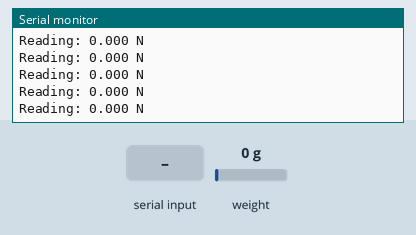
Recording of a sketch running on a simulated Arduino Uno, built with avr-gcc and run on an emulated ATmega328P. Parts: the last lines printed to the serial monitor. The test bench sets the inputs (shaded band); at power-on: weight on the scale 0 g. Storage starts empty.

Above: at 3.2 s.
3.3 s: weight on the scale set to 100 g
At 3.35 s:
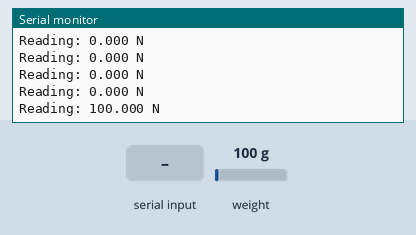
6.3 s: "t\n" received over Serial
At 7.5 s:
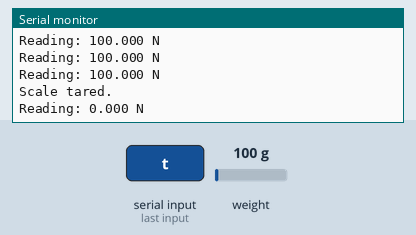
8.8 s: weight on the scale set to 1250 g
At 8.92 s:
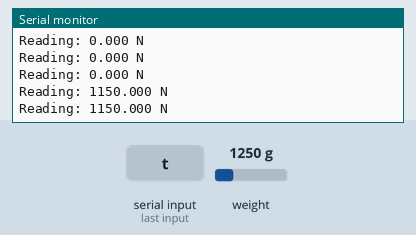
Timing chart, 0 to 11.8 s (numbered marks = the images above; inputs shaded):
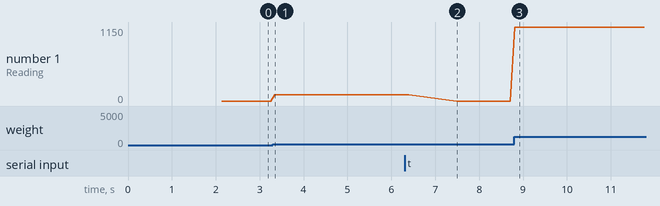

The sketch:

celuladeCarga_funcionando.ino
```cpp
#include "HX711.h"
#include <SD.h>
#include <SPI.h>
#include <stdio.h>

#define calibration_factor 870 // Fator de calibração obtido previamente em outro código
#define LOADCELL_DOUT_PIN  A1
#define LOADCELL_SCK_PIN  A0

#define SD_CS_PIN 10 // Pin onde se conecta pino CS do leitor SD

char contagem = 0;
HX711 scale;
File dataFile;

void write_on_SD(float dado) {
  if (dataFile) {
    dataFile.print(dado);
    dataFile.print(" N");
    dataFile.print("\n");
    dataFile.flush(); // Ensure the data is written to the file
  } else {
    Serial.println("Error: Could not write to SD card.");
  }
}

void setup() {
  Serial.begin(9600);
  Serial.println("HX711 scale demo");

  // Initialize HX711
  scale.begin(LOADCELL_DOUT_PIN, LOADCELL_SCK_PIN);
  scale.set_scale(calibration_factor); // This value is obtained by using the SparkFun_HX711_Calibration sketch
  scale.tare(); // Assuming there is no weight on the scale at start up, reset the scale to 0
  Serial.begin(9600);
  Serial.println("HX711 scale demo");

  // Initialize HX711
  scale.begin(LOADCELL_DOUT_PIN, LOADCELL_SCK_PIN);
  scale.set_scale(calibration_factor); // This value is obtained by using the SparkFun_HX711_Calibration sketch
  scale.tare(); // Assuming there is no weight on the scale at start up, reset the scale to 0

  // Initialize SD card
  if (!SD.begin(SD_CS_PIN)) {
    //Serial.println("Error initializing SD card.");
    return;
  } else {
    Serial.println("SD card initialized successfully.");
  }

  // Open or create the file on the SD card
  dataFile = SD.open("data.txt", FILE_WRITE);
  if (!dataFile) {
    Serial.println("Error opening data.txt on SD card.");
    return;
  } else {
    Serial.println("data.txt opened successfully.");
  }

  Serial.println("Readings:");
}

void taragem() {
  if (Serial.available()) {
    char cara = Serial.read();
    if (cara == 't') {
      scale.tare();
      Serial.println("Scale tared.");
    }
  }
}

void loop() {
  float dado = scale.get_units();
  Serial.print("Reading: ");
  Serial.print(dado, 3); // scale.get_units() returns a float
  Serial.print(" N"); // You can change this to kg but you'll need to refactor the calibration_factor
  Serial.println();

  write_on_SD(dado);
  taragem();
}
```

Measured:
- after the input at 3.3 s, the serial monitor: prints a new line after 0.05 s (image 1)
- after the input at 6.3 s, the serial monitor: prints a new line after 1.1 s (image 2)
- after the input at 8.8 s, the serial monitor: prints a new line at once (image 3)
- plotted number 1: 0 → 100 after the input at 3.3 s, 100 → 0 after the input at 6.3 s, 0 → 1150 after the input at 8.8 s
